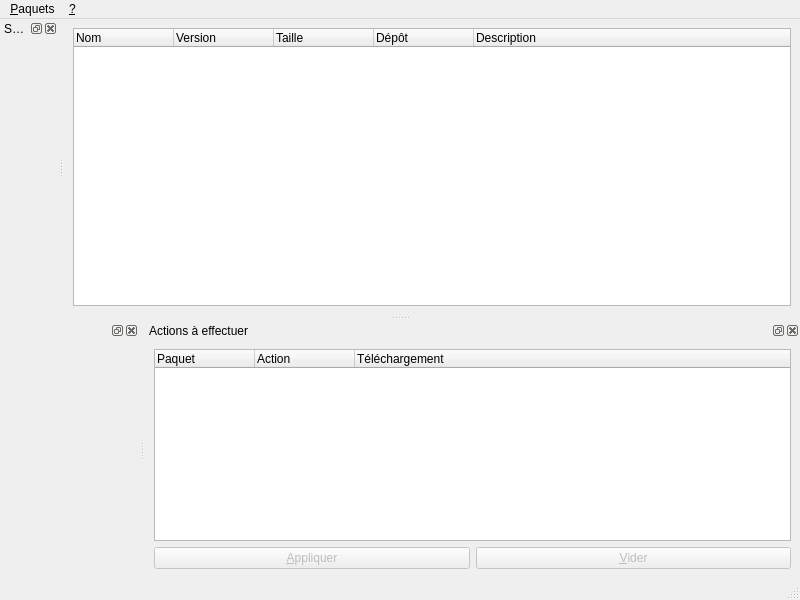
<?xml version="1.0" encoding="UTF-8"?>
<ui version="4.0">
 <class>MainWindow</class>
 <widget class="QMainWindow" name="MainWindow">
  <property name="geometry">
   <rect>
    <x>0</x>
    <y>0</y>
    <width>800</width>
    <height>600</height>
   </rect>
  </property>
  <property name="windowTitle">
   <string>Gestion des paquets</string>
  </property>
  <property name="dockNestingEnabled">
   <bool>true</bool>
  </property>
  <widget class="QWidget" name="windowWidget">
   <layout class="QVBoxLayout" name="mainLayout">
    <item>
     <widget class="QTreeWidget" name="treePackages">
      <property name="contextMenuPolicy">
       <enum>Qt::ActionsContextMenu</enum>
      </property>
      <property name="animated">
       <bool>false</bool>
      </property>
      <column>
       <property name="text">
        <string>Nom</string>
       </property>
      </column>
      <column>
       <property name="text">
        <string>Version</string>
       </property>
      </column>
      <column>
       <property name="text">
        <string>Taille</string>
       </property>
      </column>
      <column>
       <property name="text">
        <string>Dépôt</string>
       </property>
      </column>
      <column>
       <property name="text">
        <string>Description</string>
       </property>
      </column>
     </widget>
    </item>
   </layout>
  </widget>
  <widget class="QMenuBar" name="menubar">
   <property name="geometry">
    <rect>
     <x>0</x>
     <y>0</y>
     <width>800</width>
     <height>21</height>
    </rect>
   </property>
   <widget class="QMenu" name="menu">
    <property name="title">
     <string>&amp;?</string>
    </property>
    <addaction name="actAboutPkgui"/>
    <addaction name="actAboutQt"/>
   </widget>
   <widget class="QMenu" name="menu_Paquets">
    <property name="title">
     <string>&amp;Paquets</string>
    </property>
    <addaction name="actInstallPackage"/>
    <addaction name="actRemovePackage"/>
    <addaction name="actPurge"/>
    <addaction name="actDeselect"/>
    <addaction name="separator"/>
    <addaction name="actApplyChanges"/>
    <addaction name="actCancelChanges"/>
    <addaction name="separator"/>
    <addaction name="actUpdate"/>
    <addaction name="separator"/>
    <addaction name="actQuit"/>
   </widget>
   <addaction name="menu_Paquets"/>
   <addaction name="menu"/>
  </widget>
  <widget class="QStatusBar" name="statusbar"/>
  <widget class="QDockWidget" name="docInfos">
   <attribute name="dockWidgetArea">
    <number>8</number>
   </attribute>
   <widget class="QWidget" name="docInfoWidget"/>
  </widget>
  <widget class="QDockWidget" name="docActions">
   <property name="windowTitle">
    <string>Actions à effectuer</string>
   </property>
   <attribute name="dockWidgetArea">
    <number>8</number>
   </attribute>
   <widget class="QWidget" name="docActionsWidget">
    <layout class="QVBoxLayout" name="verticalLayout_3">
     <item>
      <widget class="QTreeWidget" name="treeActions">
       <property name="sizePolicy">
        <sizepolicy hsizetype="Preferred" vsizetype="Preferred">
         <horstretch>0</horstretch>
         <verstretch>0</verstretch>
        </sizepolicy>
       </property>
       <property name="rootIsDecorated">
        <bool>false</bool>
       </property>
       <column>
        <property name="text">
         <string>Paquet</string>
        </property>
        <property name="toolTip">
         <string>Nom et version du paquet dans la liste</string>
        </property>
       </column>
       <column>
        <property name="text">
         <string>Action</string>
        </property>
       </column>
       <column>
        <property name="text">
         <string>Téléchargement</string>
        </property>
        <property name="toolTip">
         <string>Taille à télécharger et à installer</string>
        </property>
       </column>
      </widget>
     </item>
     <item>
      <layout class="QHBoxLayout" name="horizontalLayout">
       <item>
        <widget class="QPushButton" name="btnListApply">
         <property name="enabled">
          <bool>false</bool>
         </property>
         <property name="text">
          <string>&amp;Appliquer</string>
         </property>
        </widget>
       </item>
       <item>
        <widget class="QPushButton" name="btnListClean">
         <property name="enabled">
          <bool>false</bool>
         </property>
         <property name="text">
          <string>&amp;Vider</string>
         </property>
         <property name="flat">
          <bool>false</bool>
         </property>
        </widget>
       </item>
      </layout>
     </item>
    </layout>
   </widget>
  </widget>
  <widget class="QDockWidget" name="docSections">
   <property name="sizePolicy">
    <sizepolicy hsizetype="Preferred" vsizetype="Expanding">
     <horstretch>0</horstretch>
     <verstretch>0</verstretch>
    </sizepolicy>
   </property>
   <property name="windowTitle">
    <string>Sections</string>
   </property>
   <attribute name="dockWidgetArea">
    <number>1</number>
   </attribute>
   <widget class="QWidget" name="docSectionsWidget"/>
  </widget>
  <action name="actInstallPackage">
   <property name="text">
    <string>Sélectionner pour &amp;installation</string>
   </property>
  </action>
  <action name="actRemovePackage">
   <property name="text">
    <string>Sélectionner pour &amp;suppression</string>
   </property>
  </action>
  <action name="actApplyChanges">
   <property name="enabled">
    <bool>false</bool>
   </property>
   <property name="text">
    <string>&amp;Appliquer les changements</string>
   </property>
  </action>
  <action name="actCancelChanges">
   <property name="enabled">
    <bool>false</bool>
   </property>
   <property name="text">
    <string>Abandonner les &amp;changements</string>
   </property>
  </action>
  <action name="actQuit">
   <property name="text">
    <string>&amp;Quitter</string>
   </property>
  </action>
  <action name="actAboutPkgui">
   <property name="text">
    <string>À &amp;propos de PkgUi</string>
   </property>
  </action>
  <action name="actAboutQt">
   <property name="text">
    <string>À propos de &amp;Qt</string>
   </property>
  </action>
  <action name="actPurge">
   <property name="text">
    <string>Sélectionner pour suppression &amp;totale</string>
   </property>
  </action>
  <action name="actDeselect">
   <property name="text">
    <string>&amp;Désélectionner</string>
   </property>
  </action>
  <action name="actUpdate">
   <property name="text">
    <string>&amp;Mettre à jour la liste des paquets...</string>
   </property>
  </action>
 </widget>
 <resources/>
 <connections/>
</ui>
